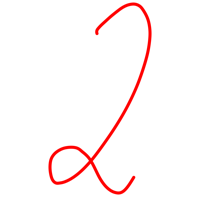
#> input picture BASKET/2_2.png, 200 x 200 px
$ python -i to_canonical.py   (imports and definitions only)
#> lines starting #> are read from the running program, lines starting #| are printed output that depends on the picture; after the words box and inside, x2 and y2 are one past the last pixel; in counts of white or black regions, pixels touching at a corner belong together
# Aug-25-2025
# to_canonical.py

import sys
import cv2 as cv
import numpy as np
from numpy import ndarray

from samson_max3.src import cfg


def to_canonical_1(dir_out, list_filepaths_in):

    width = cfg.canonical_size
    height = cfg.canonical_size

    for path_in in list_filepaths_in:

        image_in = cv.imread(path_in, cv.IMREAD_GRAYSCALE)
        if image_in is None:
            print(f'\nERROR: Unable to read {path_in}.')
            sys.exit(1)

        image_resize = cv.resize(image_in,
                                 (width, height),
                                 cv.INTER_LANCZOS4)

        threshold, image_thr \
            = cv.threshold(image_resize, 0, 255,
                           cv.THRESH_BINARY + cv.THRESH_OTSU)

        image_correlation = get_correlation(image_thr)

        threshold, image_out \
            = cv.threshold(image_correlation, 0, 255,
                           cv.THRESH_BINARY + cv.THRESH_OTSU)

        # remove boundaries
        image_out[0, :] = 0
        image_out[height - 1, :] = 0
        image_out[:, 0] = 0
        image_out[:, width - 1] = 0

        file_name = path_in.split('/')[-1]

        path_out = f'{dir_out}/{file_name}'
        cv.imwrite(path_out, image_out)


def to_canonical_2(image_in: ndarray) -> ndarray:

    width = cfg.canonical_size
    height = cfg.canonical_size

    # dim = (width, height)
    image_resize = cv.resize(image_in,
                             (width, height),
                             cv.INTER_LANCZOS4)

    threshold, image_thr \
        = cv.threshold(image_resize, 0, 255,
                       cv.THRESH_BINARY + cv.THRESH_OTSU)

    image_correlation = get_correlation(image_thr)

    threshold, image_out \
        = cv.threshold(image_correlation, 0, 255,
                       cv.THRESH_BINARY + cv.THRESH_OTSU)

    # remove edges
    image_out[0, :] = 0
    image_out[height - 1, :] = 0
    image_out[:, 0] = 0
    image_out[:, width - 1] = 0

    return image_out


def get_correlation(scene):

    # Calc DFT dimension.
    # ---------------------------------------------------------
    scene_rows = scene.shape[0]
    scene_cols = scene.shape[1]

    height_dft = 256
    width_dft = 256
    dft_shape = (height_dft, width_dft)
    # ---------------------------------------------------------

    # Scene
    # ---------------------------------------------------------
    scene_array_dft = np.zeros(dft_shape, dtype=np.float32)

    scene_array_dft[0:scene_rows, 0:scene_cols] = scene[0::, 0::]

    scene_dft = cv.dft(scene_array_dft, flags=cv.DFT_COMPLEX_OUTPUT)
    # ---------------------------------------------------------

    # Pattern
    # ---------------------------------------------------------
    pattern_size: int = 1
    pattern_rows = pattern_size
    pattern_cols = pattern_size
    pattern_shape = (pattern_rows, pattern_cols)
    pattern = np.empty(pattern_shape, dtype=np.uint8)
    pattern.fill(255)
    # ---------------------------------------------------------
    pattern_array_dft = np.zeros(dft_shape, dtype=np.float32)

    pattern_array_dft[
                height_dft - pattern_rows:height_dft:,
                width_dft - pattern_cols:width_dft:] = pattern[0::, 0::]

    pattern_dft = cv.dft(pattern_array_dft, flags=cv.DFT_COMPLEX_OUTPUT)
    # ---------------------------------------------------------

    # Product 1
    # ---------------------------------------------------------
    product1_dft = np.zeros((height_dft, width_dft, 2), dtype=np.float32)

    dft_mul(scene_dft, pattern_dft, product1_dft)
    # ---------------------------------------------------------

    #  Laplace filtering
    # ---------------------------------------------------------
    array_dft = laplace(height_dft, width_dft)

    filter_dft = cv.dft(array_dft, flags=cv.DFT_COMPLEX_OUTPUT)
    # ---------------------------------------------------------

    # Product 2
    # ---------------------------------------------------------
    product2_dft = np.zeros((height_dft, width_dft, 2), dtype=np.float32)

    dft_mul(product1_dft, filter_dft, product2_dft)
    # ---------------------------------------------------------

    # Inverse product2_dft.
    # ---------------------------------------------------------
    inverse_product2_dft = cv.idft(product2_dft)

    re = inverse_product2_dft[:, :, 0]

    re[re < 0.0] = 0.0
    # ---------------------------------------------------------

    # Get Correlation.
    # ---------------------------------------------------------
    correlation = np.zeros((scene_rows, scene_cols), dtype=np.float32)
    correlation_norm = np.zeros((scene_rows, scene_cols), dtype=np.float32)

    correlation[0::, 0::] = re[0:scene_rows:, 0:scene_cols:]

    cv.normalize(correlation, correlation_norm, 0, 255, cv.NORM_MINMAX)
    # ---------------------------------------------------------

    return np.uint8(correlation_norm)


def dft_mul(src1, src2, dst):

    x1 = src1[:, :, 0]
    y1 = src1[:, :, 1]

    x2 = src2[:, :, 0]
    y2 = src2[:, :, 1]

    dst[:, :, 0] = (x1 * x2) - (y1 * y2)
    dst[:, :, 1] = (x1 * y2) + (x2 * y1)


def laplace(height_dft, width_dft):

    array_filter = np.zeros((height_dft, width_dft), dtype=np.float32)

    array_filter[0, 0] = -1
    array_filter[0, 1] = -1
    array_filter[0, 2] = -1

    array_filter[1, 0] = -1
    array_filter[1, 1] = 8
    array_filter[1, 2] = -1

    array_filter[2, 0] = -1
    array_filter[2, 1] = -1
    array_filter[2, 2] = -1

    return array_filter

>>> import cv2
>>> picture = cv2.imread('../../../BASKET/2_2.png', cv2.IMREAD_GRAYSCALE)
#> picture: shape (200, 200); min 147, max 255, mean 251.3
>>> result = to_canonical_2(picture)
#> in to_canonical_2, `threshold, image_thr \ = cv.threshold(image_resize, 0, 255, cv.THRESH_..`:
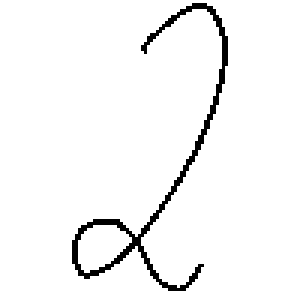
#> image_thr: shape (100, 100) (shown 3 times larger); 96.2% white; black in thin lines or dots, all inside (x1, y1, x2, y2) = (24, 1, 76, 97)
#> in to_canonical_2, `threshold, image_thr \ = cv.threshold(image_resize, 0, 255, cv.THRESH_..`: threshold = 210
#> in get_correlation, `scene_array_dft[0:scene_rows, 0:scene_cols] = scene[0::, 0::]`:
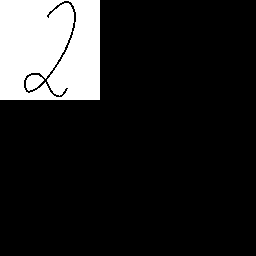
#> scene_array_dft: shape (256, 256) float32; 14.7% white; 2 white regions, box (x1, y1, x2, y2) and area: (0, 0, 100, 100) 9421, (26, 75, 44, 91) 198
#> in dft_mul, `x1 = src1[:, :, 0]`:
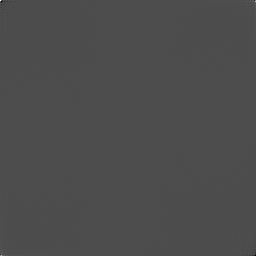
#> x1: shape (256, 256) float32; min -1064162, max 2452845, mean 255; drawn with min black and max white
#> in dft_mul, `y1 = src1[:, :, 1]`:
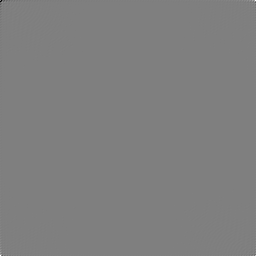
#> y1: shape (256, 256) float32; min -1764923.6, max 1764923.6, mean 0; drawn with min black and max white
#> in get_correlation, `correlation[0::, 0::] = re[0:scene_rows:, 0:scene_cols:]`:
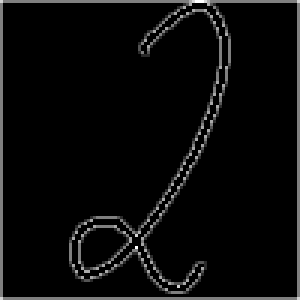
#> correlation: shape (100, 100) float32 (shown 3 times larger); min 0, max 2.56e+10, mean 1.05e+09; drawn with min black and max white
#> in to_canonical_2, `threshold, image_out \ = cv.threshold(image_correlation, 0, 255, cv.TH..`: image_out: shape (100, 100); 7.5% white in thin lines or dots
#> in to_canonical_2, `threshold, image_out \ = cv.threshold(image_correlation, 0, 255, cv.TH..`: threshold = 42
#> in to_canonical_2, `image_out[0, :] = 0`: image_out: shape (100, 100); 6.5% white in thin lines or dots
#> in to_canonical_2, `image_out[height - 1, :] = 0`: image_out: shape (100, 100); 5.5% white in thin lines or dots
#> in to_canonical_2, `image_out[:, 0] = 0`:
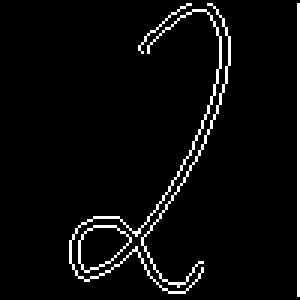
#> image_out: shape (100, 100) (shown 3 times larger); 4.5% white in thin lines or dots, all inside (x1, y1, x2, y2) = (23, 1, 100, 99)
#> in to_canonical_2, `image_out[:, width - 1] = 0`:
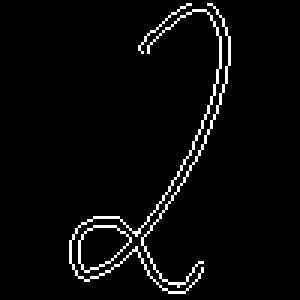
#> image_out: shape (100, 100) (shown 3 times larger); 3.6% white in thin lines or dots, all inside (x1, y1, x2, y2) = (23, 1, 77, 98)

$ run again, on BASKET/2_3.png
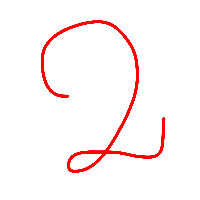
#> input picture BASKET/2_3.png, 200 x 200 px
#> in to_canonical_2, `threshold, image_thr \ = cv.threshold(image_resize, 0, 255, cv.THRESH_..`:
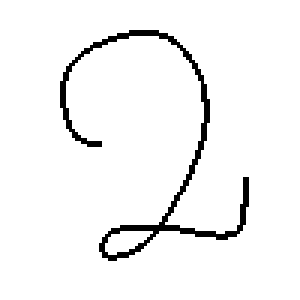
#> image_thr: shape (100, 100) (shown 3 times larger); 95.7% white; black in thin lines or dots, all inside (x1, y1, x2, y2) = (20, 10, 83, 87)
#> in to_canonical_2, `threshold, image_thr \ = cv.threshold(image_resize, 0, 255, cv.THRESH_..`: threshold = 176
#> scene_array_dft: shape (256, 256) float32; 14.6% white; 2 white regions, box (x1, y1, x2, y2) and area: (0, 0, 100, 100) 9486, (35, 77, 51, 85) 81
#> in to_canonical_2, `threshold, image_out \ = cv.threshold(image_correlation, 0, 255, cv.TH..`: threshold = 42
#> in to_canonical_2, `image_out[:, width - 1] = 0`:
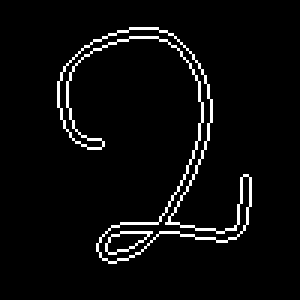
#> image_out: shape (100, 100) (shown 3 times larger); 4.2% white in thin lines or dots, all inside (x1, y1, x2, y2) = (19, 9, 84, 88)

$ run again, on BASKET/2_5.png
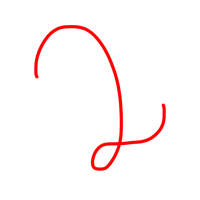
#> input picture BASKET/2_5.png, 200 x 200 px
#> in to_canonical_2, `threshold, image_thr \ = cv.threshold(image_resize, 0, 255, cv.THRESH_..`:
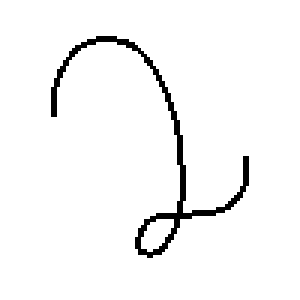
#> image_thr: shape (100, 100) (shown 3 times larger); 96.5% white; black in thin lines or dots, all inside (x1, y1, x2, y2) = (17, 12, 83, 86)
#> in to_canonical_2, `threshold, image_thr \ = cv.threshold(image_resize, 0, 255, cv.THRESH_..`: threshold = 210
#> scene_array_dft: shape (256, 256) float32; 14.7% white; 2 white regions, box (x1, y1, x2, y2) and area: (0, 0, 100, 100) 9570, (47, 73, 58, 84) 79
#> in to_canonical_2, `threshold, image_out \ = cv.threshold(image_correlation, 0, 255, cv.TH..`: threshold = 51
#> in to_canonical_2, `image_out[:, width - 1] = 0`:
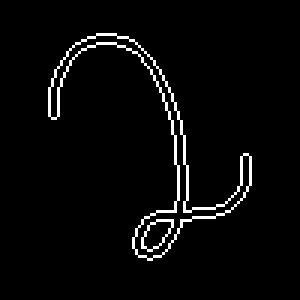
#> image_out: shape (100, 100) (shown 3 times larger); 3.3% white in thin lines or dots, all inside (x1, y1, x2, y2) = (16, 11, 84, 87)

$ run again, on BASKET/c_1.png
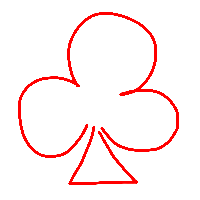
#> input picture BASKET/c_1.png, 200 x 200 px
#> image_thr: shape (100, 100); 93.3% white; black in thin lines or dots, all inside (x1, y1, x2, y2) = (9, 6, 90, 93)
#> in to_canonical_2, `threshold, image_thr \ = cv.threshold(image_resize, 0, 255, cv.THRESH_..`: threshold = 182
#> scene_array_dft: shape (256, 256) float32; 14.2% white; 1 white region, box (x1, y1, x2, y2) and area: (0, 0, 100, 100) 9332
#> in to_canonical_2, `threshold, image_out \ = cv.threshold(image_correlation, 0, 255, cv.TH..`: threshold = 42
#> in to_canonical_2, `image_out[:, width - 1] = 0`:
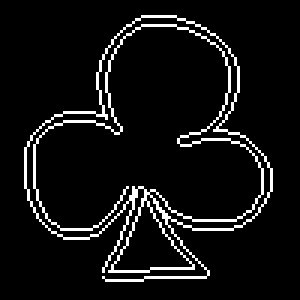
#> image_out: shape (100, 100) (shown 3 times larger); 6.9% white in thin lines or dots, all inside (x1, y1, x2, y2) = (8, 5, 91, 94)
